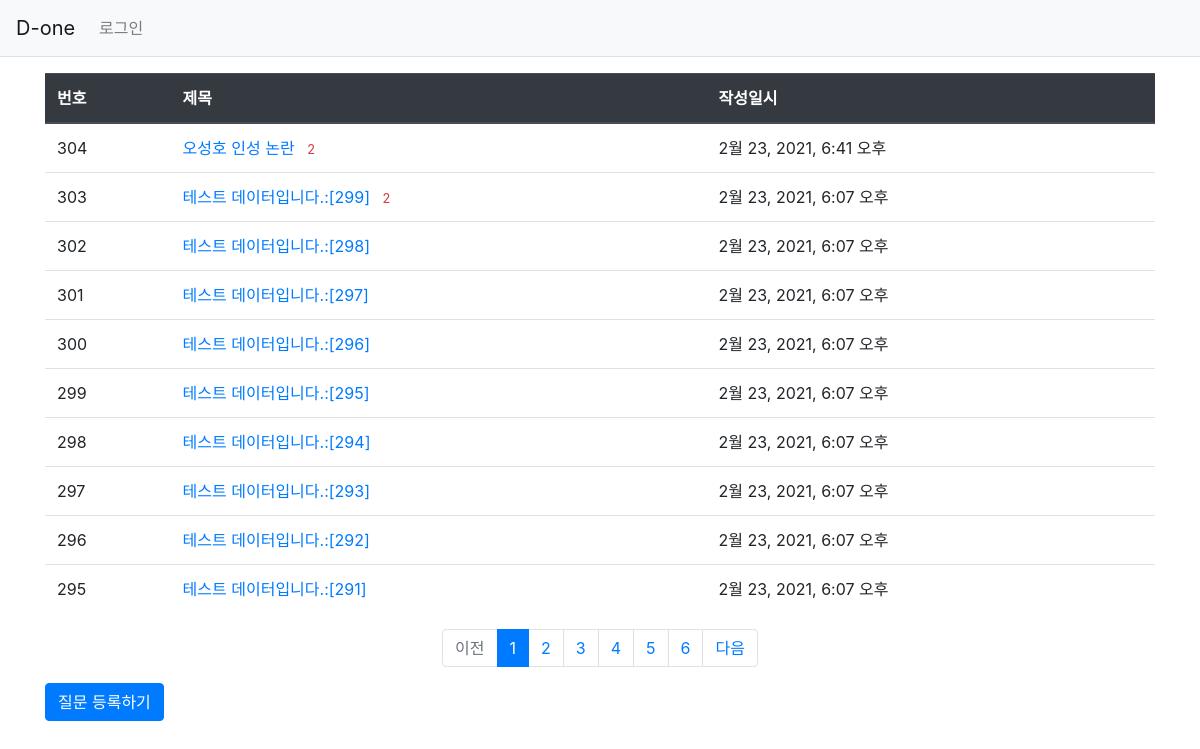
Screenshot of /pybo/ with the database file from the repository.
### pybo/models.py (models this page shows, shortened)
class Question(models.Model):
    author = models.ForeignKey(User, on_delete=models.CASCADE)
    subject = models.CharField(max_length=200)
    content = models.TextField()
    create_date = models.DateTimeField()

### pybo/views.py (the view)
# urls.py: path('', views.index, name='index'),
def index(request):
    page = request.GET.get('page', '1') #페이지
    question_list = Question.objects.order_by('-create_date')
    paginator = Paginator(question_list, 10) #페이지 당 10개씩 보여주기
    page_obj = paginator.get_page(page)
    context = {'question_list': page_obj}
    return render(request, 'pybo/question_list.html', context)

### pybo/templatetags/pybo_filter.py (called while the page is built)
@register.filter
def sub(value, arg):
    return value - arg

### templates/pybo/question_list.html
{% extends 'base.html' %}
{% load pybo_filter %}
{% block content %}
<div class='container my-3'>
    <table class='table'>
        <thead>
        <tr class='thead-dark'>
            <th>번호</th>
            <th>제목</th>
            <th>작성일시</th>
        </tr>
        </thead>
        <tbody>
        {% if question_list %}
        {% for question in question_list %}
        <tr>
            <td>{{ question_list.paginator.count|sub:question_list.start_index|sub:forloop.counter0|add:1 }}</td>
            <td>
                <a href ="{% url 'pybo:detail' question.id %}">
                    {{ question.subject}}
                    {% if question.answer_set.count > 0 %}
                    <span class="text-danger small ml-2">
                        {{ question.answer_set.count }}
                    </span>
                    {% endif %}
                </a>
            </td>
            <td>{{ question.create_date }}</td>
        </tr>
        {% endfor %}
        {% else %}
        <tr>
            <td colspan="3">질문이 없습니다.</td>
        </tr>
        {% endif %}
        </tbody>
    </table>
    <ul class="pagination justify-content-center">
        {% if question_list.has_previous %}
        <li class="page-item">
            <a class="page-link" href="?page={{ question_list.previous_page_number }}">이전</a>
        </li>
        {% else %}
        <li class ="page-item disabled">
            <a class="page-link" tabindex="-1" aria-disabled="true" href="#">이전</a>
        </li>
        {% endif %}
        {% for page_number in question_list.paginator.page_range %}
        {% if page_number >= question_list.number|add:-5 and page_number <= question_list.number|add:5 %}
            {% if page_number == question_list.number %}
            <li class="page-item active" aria-current="page">
                <a class="page-link" href="?page={{ page_number }}">{{ page_number }}</a>
            </li>
            {% else %}
            <li class="page-item">
                <a class="page-link" href="?page={{ page_number }}">{{ page_number }}</a>
            </li>
            {% endif %}
        {% endif %}
        {% endfor %}
        {% if question_list.has_next %}
        <li class="page-item">
            <a class="page-link" href="?page={{ question_list.next_page_number }}">다음</a>
        </li>
        {% else %}
        <li class="page-item disabled">
            <a class="page-link" tabindex="-1" aria-disabled="true" href="#">다음</a>
        </li>
        {% endif %}
    </ul>
    <a href="{% url 'pybo:question_create' %}" class="btn btn-primary">질문 등록하기</a>
</div>
{% endblock %}

### rows the page displays
Question: paginator.count|sub "304", subject "오성호 인성 논란", answer_set.count "2", create_date "2월 23, 2021, 6:41 오후"
Question: paginator.count|sub "303", subject "테스트 데이터입니다.:[299]", answer_set.count "2", create_date "2월 23, 2021, 6:07 오후"
Question: paginator.count|sub "302", subject "테스트 데이터입니다.:[298]", create_date "2월 23, 2021, 6:07 오후"
Question: paginator.count|sub "301", subject "테스트 데이터입니다.:[297]", create_date "2월 23, 2021, 6:07 오후"
Question: paginator.count|sub "300", subject "테스트 데이터입니다.:[296]", create_date "2월 23, 2021, 6:07 오후"
Question: paginator.count|sub "299", subject "테스트 데이터입니다.:[295]", create_date "2월 23, 2021, 6:07 오후"
Question: paginator.count|sub "298", subject "테스트 데이터입니다.:[294]", create_date "2월 23, 2021, 6:07 오후"
Question: paginator.count|sub "297", subject "테스트 데이터입니다.:[293]", create_date "2월 23, 2021, 6:07 오후"
Question: paginator.count|sub "296", subject "테스트 데이터입니다.:[292]", create_date "2월 23, 2021, 6:07 오후"
Question: paginator.count|sub "295", subject "테스트 데이터입니다.:[291]", create_date "2월 23, 2021, 6:07 오후"

### other values shown
{{ page_number }} "1"
{{ page_number }} "2" "3" "4" "5" "6"
